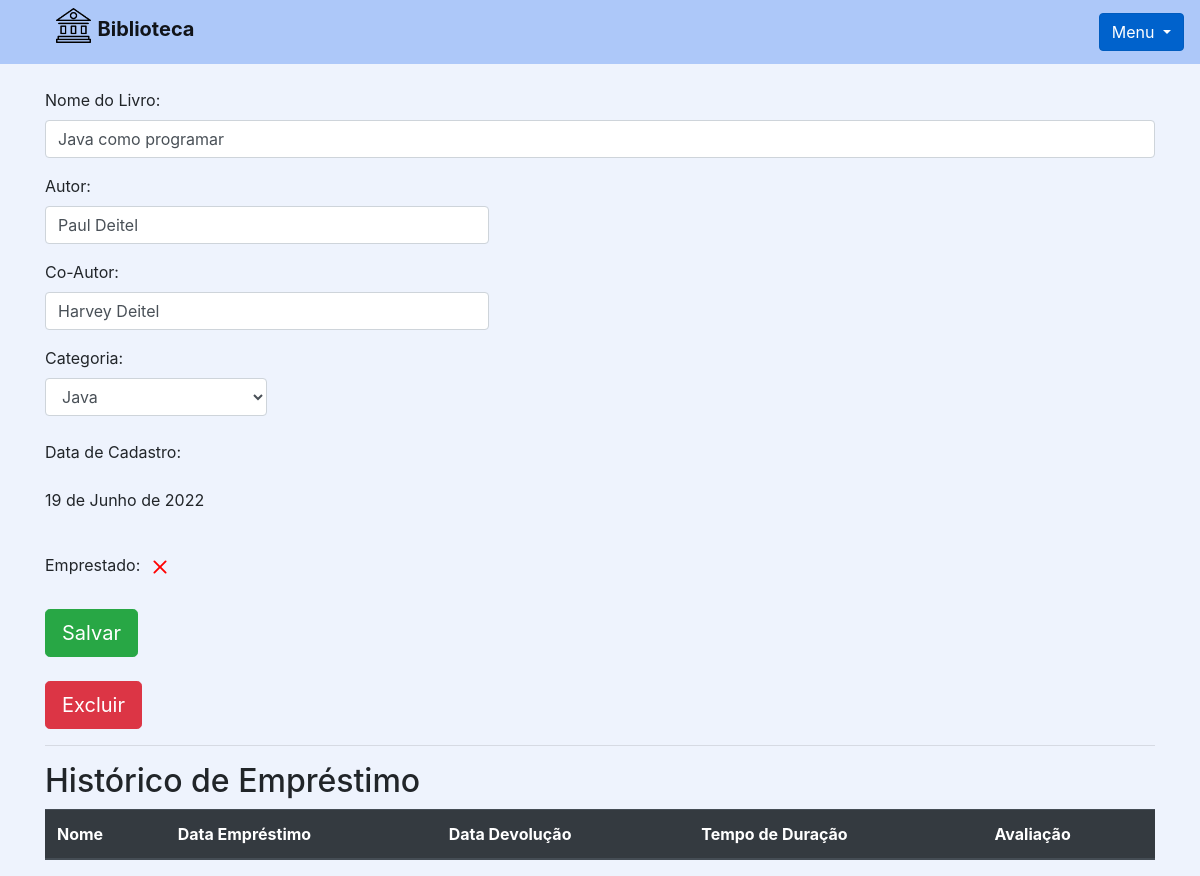
Page /livro/ver_livro/3 (signed in) on the committed database.
### livro/models.py (models this page shows, shortened)
class Livros(models.Model):
    img = models.ImageField(upload_to='capa_livro', null=True, blank=True, default='capa_livro/img.jpg')
    nome = models.CharField(max_length=100)
    autor = models.CharField(max_length=30)
    co_autor = models.CharField(max_length=30, blank=True)
    data_cadastro = models.DateField(default = date.today)
    emprestado = models.BooleanField(default=False)
    categoria = models.ForeignKey(Categoria, on_delete=models.DO_NOTHING)
    usuario = models.ForeignKey(Usuario, on_delete=models.DO_NOTHING)
    class Meta:
        verbose_name = 'livro'

### livro/views.py (the view)
# urls.py: path('ver_livro/<int:id>', views.ver_livros, name ='ver_livros' ),
def ver_livros(request, id):
    if request.session.get('usuario'):
        livro = Livros.objects.get(id = id)
        if request.session.get('usuario') == livro.usuario.id:
            usuario = Usuario.objects.get(id=request.session['usuario'])
            categoria_livro = Categoria.objects.filter(usuario=request.session.get('usuario'))
            emprestimos = Emprestimos.objects.filter(livro = livro)
            form = CadastroLivro()
            form.fields['usuario'].initial = request.session['usuario']
            form.fields['categoria'].queryset = Categoria.objects.filter(usuario=usuario)
            form_categoria = CategoriaLivro()
            usuarios = Usuario.objects.all()
            livros = Livros.objects.filter(usuario_id=request.session.get('usuario'))
            livros_emprestar = Livros.objects.filter(usuario=usuario).filter(emprestado=False)
            livros_emprestados = Livros.objects.filter(usuario=usuario).filter(emprestado = True)
            return render(request, 'ver_livro.html',{'livro': livro,
                                                    'categoria_livro':categoria_livro,
                                                    'emprestimos':emprestimos,
                                                    'usuario_logado': request.session.get('usuario'),
                                                    'form': form,
                                                    'id_livro': id,
                                                    'form_categoria': form_categoria,
                                                    'usuarios':usuarios,
                                                    'livros_emprestar':livros_emprestar,
                                                    'livros_emprestados':livros_emprestados,})
        else:
            return HttpResponse('Esse livro nao é seu')
    return redirect('/auth/login/?status=2')

### livro/forms.py
class CadastroLivro(forms.ModelForm):
    class Meta:
        model = Livros
        fields = "__all__"
    def __init__(self, *args, **kwargs):
        super().__init__(*args, **kwargs)
        self.fields['usuario'].widget = forms.HiddenInput()

class CategoriaLivro(forms.Form):
    nome = forms.CharField(max_length=30)
    descricao = forms.CharField(max_length=100)
    def __init__(self, *args, **kwargs):
        super().__init__(*args, **kwargs)
        self.fields['descricao'].widget = forms.Textarea()

### livro/models.py (called while the page is built)
    def __str__(self) -> str:
        return self.nome

### livro/templates/ver_livro.html (shortened to what this page needs)
{% extends 'base.html' %}
{% load filtros %}
{% block 'conteudo' %}
<div class="container">
    <br>
    <form action="{% url 'alterar_livro' %}" method="POST">
        <p>
            <label>Nome do Livro: </label>
            <input class="form-control" type="text" value="{{livro.nome}}" name="nome_livro">
        </p>
        <p>
            <label>Autor: </label>
            <input style="width:40%" class="form-control" type="text" value="{{livro.autor}}" name="autor">
        </p>
        <p>
            <label>Co-Autor: </label>
            <input style="width:40%" class="form-control" type="text" value="{{livro.co_autor}}" name="co_autor">
        </p>
        <label>Categoria: </label>
        <select style="width:20%" class="form-control" name="categoria_id">
            {% for i in categoria_livro %}
            {% if livro.categoria.nome == i.nome %}
            <option value="{{i.id}}" selected>{{i}}</option>
            {% else %}
            <option value="{{i.id}}">{{i}}</option>
            {% endif %}
            {% endfor %}
        </select>
        <br>
        <p>
            <label display="inline-block">Data de Cadastro: </label>
        <p>{{livro.data_cadastro}}</p>
        </p>
        <br>
        <label>Emprestado: </label>
        <br>
        <br>
        <input type="submit" class="btn btn-success btn-lg" value="Salvar">
        <br>
        <br>
    </form>
    <button type="button" class="btn btn-danger btn-lg" data-toggle="modal" data-target="#exampleModal2">
        Excluir
    </button>
    <hr>
    <h2>Histórico de Empréstimo</h2>
    <table class="table table-striped table-dark">
        <thead>
            <tr>
                <th scope="col">Nome</th>
                <th scope="col">Data Empréstimo</th>
                <th scope="col">Data Devolução</th>
                <th scope="col">Tempo de Duração</th>
                <th scope="col">Avaliação</th>
            </tr>
        </thead>
    </table>
</div>
{% endblock %}

### rows in the picture
Livros: nome_livro "Java como programar", autor "Paul Deitel", co_autor "Harvey Deitel", data_cadastro "19 de Junho de 2022"

### other values in the picture
form field categoria_id "Java"
